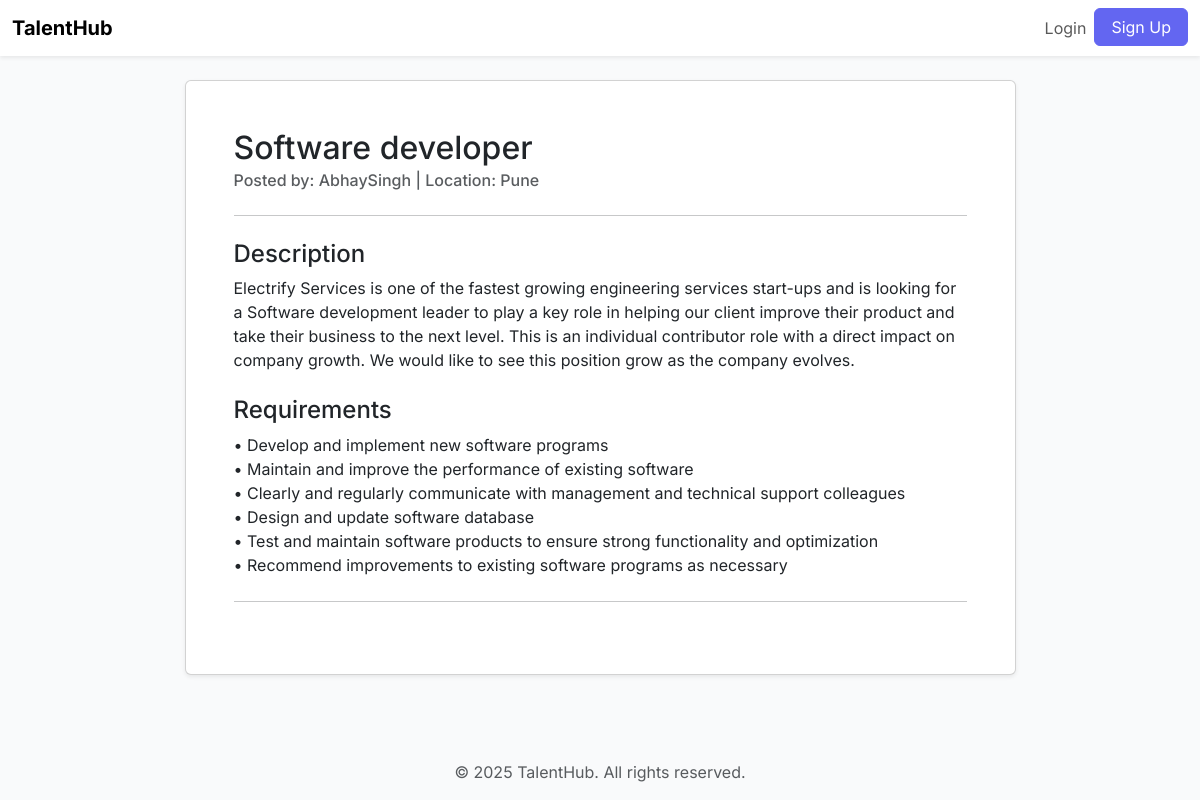
Page /jobs/1/ on the committed database.
### jobs/models.py (models this page shows, shortened)
class JobListing(models.Model):
    title = models.CharField(max_length=255)
    description = models.TextField()
    requirements = models.TextField()
    location = models.CharField(max_length=100)
    is_active = models.BooleanField(default=True)
    posted_by = models.ForeignKey(
        settings.AUTH_USER_MODEL,
        on_delete=models.CASCADE,
        limit_choices_to={'role': 'RECRUITER'} # Ensures only recruiters can post
    )
    created_at = models.DateTimeField(auto_now_add=True)

### users/models.py (models this page shows)
class CustomUser(AbstractUser):
    class Role(models.TextChoices):
        CANDIDATE = 'CANDIDATE', 'Candidate'
        RECRUITER = 'RECRUITER', 'Recruiter'
    role = models.CharField(max_length=50, choices=Role.choices)

### jobs/views.py (the view)
# urls.py: path('<int:pk>/', views.JobDetailView.as_view(), name='job_detail'),
class JobDetailView(DetailView):
    model = JobListing
    template_name = 'jobs/job_detail.html'
    context_object_name = 'job'
    def get_context_data(self, **kwargs):
        context = super().get_context_data(**kwargs)
        job = self.get_object()
        user = self.request.user
        has_applied = False
        is_owner = False
        if user.is_authenticated:
            if user.role == 'CANDIDATE':
                has_applied = Application.objects.filter(job=job, candidate=user).exists()
            elif user.role == 'RECRUITER':
                if job.posted_by == user:
                    is_owner = True
        context['has_applied'] = has_applied
        context['is_owner'] = is_owner
        return context

### jobs/templates/jobs/job_detail.html (shortened to what this page needs)
{% extends "base.html" %}
{% block content %}
<div class="row justify-content-center">
  <div class="col-md-9">
    <div class="card shadow-sm">
      <div class="card-body p-5">
        <h2 class="card-title">{{ job.title }}</h2>
        <h6 class="card-subtitle mb-3 text-muted">
          Posted by: {{ job.posted_by.username }} | Location: {{ job.location }}
        </h6>
        <hr class="my-4">
        <h4>Description</h4>
        <p>{{ job.description|linebreaksbr }}</p>
        <h4 class="mt-4">Requirements</h4>
        <p>{{ job.requirements|linebreaksbr }}</p>
        <hr class="my-4">
      </div>
    </div>
  </div>
</div>
{% endblock %}

### templates/base.html (style rules this page uses)
:root { --bs-primary: #6366F1; --bs-primary-rgb: 99, 102, 241; --bs-link-color: #6366F1; --bs-link-hover-color: #4338CA; }
body { font-family: 'Inter', sans-serif; background-color: #F9FAFB; }
.card { transition: all 0.2s ease-in-out; }

### rows in the picture
JobListing: title "Software developer", posted_by.username "AbhaySingh", location "Pune", description "Electrify Services is one of the fastest growing engineering services start-ups and is looking for a Software development leader to play a key role in helping our client improve their product and take their business to the next level. This is an individual contributor role with a direct impact on company growth. We would like to see this position grow as the company evolves.", requirements "• Develop and implement new software programs • Maintain and improve the performance of existing software • Clearly and regularly communicate with management and technical support colleagues • Design and update software database • Test and maintain software products to ensure strong functionality and optimization • Recommend improvements to existing software programs as necessary"
